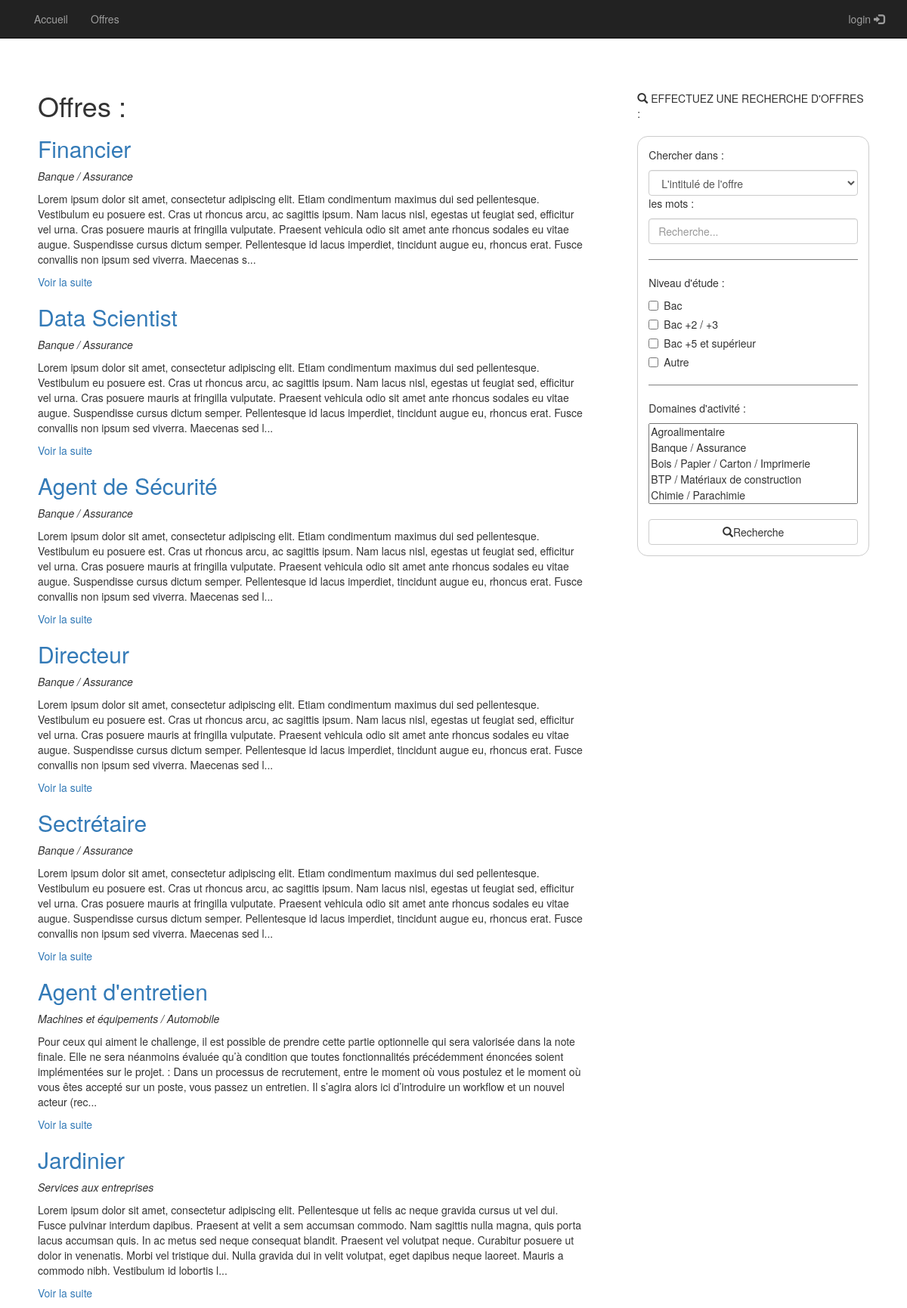
Screenshot of /index.php?p=liste_offre with the database file from the repository.
### tables this page shows
CREATE TABLE `offres` (
  `id` int(11) NOT NULL,
  `nom_offre` varchar(255) NOT NULL,
  `contenu` text,
  `entreprise` varchar(255) DEFAULT NULL,
  `categorie` varchar(255) DEFAULT NULL,
  `adresse` varchar(255) NOT NULL,
  `rh_id` int(11) NOT NULL,
  `pourvu` int(11) NOT NULL DEFAULT '0'
);

### app/Autoloader.php (called while the page is built, shortened)
<?php
class Autoloader{
    static function autoload($class){
        if(strpos($class, __NAMESPACE__ . '\\')===0){
            $class = str_replace(__NAMESPACE__ . '\\', '',$class);
            $class = str_replace('\\', '/', $class);
        }
    }
}

### app/App.php (called while the page is built, shortened)
<?php
class App{
	private static $database;
	public static function getDb(){
		if(self::$database == null ){
			self::$database = new Database(self::DB_HOST, self::DB_NAME, self::DB_USER, self::DB_PASS);
		}
		return self::$database;
	}
}

### app/Database.php (called while the page is built, shortened)
<?php
class Database{
	private $pdo;
	public function getPDO(){
		if ($this->pdo === null) {
			$pdo = new PDO('mysql:host=localhost;dbname=espace_membre;charset=utf8', 'root', '');
			$pdo->setAttribute(PDO::ATTR_ERRMODE, PDO::ERRMODE_EXCEPTION);
			$this->pdo = $pdo;
		}
		return $this->pdo;
	}
	public function query($statement, $class_name){
		$req = $this->getPDO()->query($statement);
		$datas = $req->fetchAll(PDO::FETCH_CLASS, $class_name);
		return $datas;
	}
}

### pages/liste_offre.php (the view, shortened to what this page needs)
<div class="liste_offre">
<div class= "row">
	<div class="col-xs-8" class="liste_offre_1">
		<h1 > Offres : </h1>
			<?php foreach (App\Table\Offre::getLast() as $post):
				 ?>
				<h2><a href="<?= $post->getURL() ?>"><?= $post->nom_offre; ?></a> </h2>
				<p><em><?= $post->categorie ?> </em></p>
				<p><?= $post->getExtrait(); ?></p>
			<?php endforeach; ?>
		</div>
		<div class="col-xs-4" class="list_offre_2">
			<ul>
				<div class="div-header">
					<p><span class="glyphicon glyphicon-search"></span> Effectuez une recherche d'offres :</p>
				</div>
				<form class="form" method="POST" action="">
					<p>Chercher dans :</p>
					<select class="form-control" id="emploi_choix_search">
						<option>L'intitulé de l'offre</option>
					</select>
					<p>les mots :</p>
					<input type="search" class="form-control" placeholder="Recherche..." name="zone_recherche" />
					<div class="divider"></div>
					<p>Niveau d'étude :</p>
					<div class="checkbox">
						<label><input type="checkbox" value="">Bac</label>
					</div>
					<div class="checkbox">
						<label><input type="checkbox" value="">Bac +2 / +3</label>
					</div>
					<div class="checkbox">
						<label><input type="checkbox" value="">Bac +5 et supérieur</label>
					</div>
					<div class="checkbox">
						<label><input type="checkbox" value="">Autre</label>
					</div>
					<div class="divider"></div>
					<p>Domaines d'activité :</p>
					<select class="big-select" name="secteur_activite[]" size="5" multiple="multiple">
						<option>Agroalimentaire</option>
						<option>Banque / Assurance</option>
						<option>Bois / Papier / Carton / Imprimerie</option>
						<option>BTP / Matériaux de construction</option>
						<option>Chimie / Parachimie</option>
						<option>Commerce / Négoce / Distribution</option>
					</select>
					<button type="submit"  class="btn btn-default btn-emploi-search"> <span class="glyphicon glyphicon-search"></span>Recherche </button>
				</form>
			</ul>
		</div>
	</div>
</div>

### public/index.php (shortened to what this page needs)
<?php
require '../app/Autoloader.php';
if(isset($_GET['p'])){
	$p = $_GET['p'];
 } else {
 	$p = 'home';
 }
if($p === 'home'){
	require '../pages/home.php';
} elseif ($p ==='offre'){
	require '../pages/offre.php' ;
} elseif ($p === 'candidat') {
	if($_SESSION['type']==1){
		require '../pages/candidat.php';
	} else{
		require '../pages/home.php';
	}
} elseif ($p === 'recherche' ) {
	$_GET['q'] = $q;
	require '../pages/recherche.php';
} elseif ($p === 'liste_offre') {
	require '../pages/liste_offre.php';
} elseif ($p === 'inscription') {
	if(!isset($_SESSION['id'])){
		require '../pages/inscription.php';
	} else{
		require '../pages/home.php';
	}
} elseif ($p === 'deconnexion') {
	if(isset($_SESSION['id'])){
		require '../pages/deconnexion.php';
	}else{
		require '../pages/home.php';
	}
} elseif ($p === 'messagerie') {
	if(isset($_SESSION['id'])){
		require '../pages/messagerie.php';
	} else{
		require '../pages/home.php';
	}
}
$content = ob_get_clean();
require '../pages/templates/default.php';

### app/Table/Offre.php (shortened to what this page needs)
<?php
class Offre{
	public static function getLast(){
		return App::getDb()->query("
			SELECT id, nom_offre, contenu, categorie
			FROM offres
			", __CLASS__);
	}
	public function getURL(){
		return 'index.php?p=offre&id=' . $this->id;
	}
	public function getExtrait(){
		$html =  '<p>' .  substr($this->contenu,0, 500) . '...</p>' ;
		$html .= '<p><a href="' .$this->getURL() . '">Voir la suite</a></p>';
		return $html;
	}
}

### pages/templates/default.php (shortened to what this page needs)
<html>
	<head>
			<link rel="stylesheet" href="./css/projet_emploi.css" type="text/css"/>
			<link rel="stylesheet" href="./bootstrap/css/bootstrap.min.css">
	</head>
	<body>
		<nav class="navbar navbar-inverse  navbar-fixed-top"  role="navigation">
								 <div class="container">
						<div id="navbar" class="navbar-collapse collapse">
								<ul class="nav navbar-nav">
										<li><a href= "index.php"></span> Accueil</a></li>
										<li><a href= "index.php?p=liste_offre">Offres</a></li>
								</ul>
							 <ul class="nav navbar-nav navbar-right">
							 		<?php if(!isset($_SESSION['email'])){ ?>
									 	<li><a data-toggle="modal" data-target="#loginModal">login  <span class="glyphicon glyphicon-log-in"></span></a></li>
									 <?php }
									 else{ ?>
									 	<li><a href="index.php?p=deconnexion">Deconnexion  <span class="glyphicon glyphicon-log-out"></span></a></li>
									 <?php } ?>
							</ul>
						</div>
				</div>
	 </nav>
		<div class ="starter-template" >
			<?= $content; ?>
		</div>
	</body>
</html>

### public/css/projet_emploi.css (style rules this page uses)
body, html { height: 100%; }
body { margin: 0; padding: 0; }
.form { margin: auto; padding: 1em; border: 1px solid #CCC; border-radius: 1em; }
.btn-emploi-search { margin-top : 20px; margin-bottom:20px; width:100%; }
.big-select { width:100%; max-width:100%; }
.div-header { padding-top:20px; margin-bottom:20px; }
.div-header>p { text-transform:uppercase; }
.divider { width:100%; margin-top:20px; margin-bottom:20px; border-top:solid gray 1px; }
.liste_offre { margin-top: 100px; margin-left: 50px; margin-right: 50px; }

### rows the page displays
offres: nom_offre "Financier", categorie "Banque / Assurance", contenu "Lorem ipsum dolor sit amet, consectetur adipiscing elit. Etiam condimentum maximus dui sed pellentesque. Vestibulum eu posuere est. Cras ut rhoncus arcu, ac sagittis ipsum. Nam lacus nisl, egestas ut feugiat sed, efficitur vel urna. Cras posuere mauris at fringilla vulputate. Praesent vehicula odio sit amet ante rhoncus sodales eu vitae augue. Suspendisse cursus dictum semper. Pellentesque id lacus imperdiet, tincidunt augue eu, rhoncus erat. Fusce convallis non ipsum sed viverra. Maecenas s"
offres: nom_offre "Data Scientist", categorie "Banque / Assurance", contenu "Lorem ipsum dolor sit amet, consectetur adipiscing elit. Etiam condimentum maximus dui sed pellentesque. Vestibulum eu posuere est. Cras ut rhoncus arcu, ac sagittis ipsum. Nam lacus nisl, egestas ut feugiat sed, efficitur vel urna. Cras posuere mauris at fringilla vulputate. Praesent vehicula odio sit amet ante rhoncus sodales eu vitae augue. Suspendisse cursus dictum semper. Pellentesque id lacus imperdiet, tincidunt augue eu, rhoncus erat. Fusce convallis non ipsum sed viverra. Maecenas sed l"
offres: nom_offre "Agent de Sécurité", categorie "Banque / Assurance", contenu "Lorem ipsum dolor sit amet, consectetur adipiscing elit. Etiam condimentum maximus dui sed pellentesque. Vestibulum eu posuere est. Cras ut rhoncus arcu, ac sagittis ipsum. Nam lacus nisl, egestas ut feugiat sed, efficitur vel urna. Cras posuere mauris at fringilla vulputate. Praesent vehicula odio sit amet ante rhoncus sodales eu vitae augue. Suspendisse cursus dictum semper. Pellentesque id lacus imperdiet, tincidunt augue eu, rhoncus erat. Fusce convallis non ipsum sed viverra. Maecenas sed l"
offres: nom_offre "Directeur", categorie "Banque / Assurance", contenu "Lorem ipsum dolor sit amet, consectetur adipiscing elit. Etiam condimentum maximus dui sed pellentesque. Vestibulum eu posuere est. Cras ut rhoncus arcu, ac sagittis ipsum. Nam lacus nisl, egestas ut feugiat sed, efficitur vel urna. Cras posuere mauris at fringilla vulputate. Praesent vehicula odio sit amet ante rhoncus sodales eu vitae augue. Suspendisse cursus dictum semper. Pellentesque id lacus imperdiet, tincidunt augue eu, rhoncus erat. Fusce convallis non ipsum sed viverra. Maecenas sed l"
offres: nom_offre "Sectrétaire", categorie "Banque / Assurance", contenu "Lorem ipsum dolor sit amet, consectetur adipiscing elit. Etiam condimentum maximus dui sed pellentesque. Vestibulum eu posuere est. Cras ut rhoncus arcu, ac sagittis ipsum. Nam lacus nisl, egestas ut feugiat sed, efficitur vel urna. Cras posuere mauris at fringilla vulputate. Praesent vehicula odio sit amet ante rhoncus sodales eu vitae augue. Suspendisse cursus dictum semper. Pellentesque id lacus imperdiet, tincidunt augue eu, rhoncus erat. Fusce convallis non ipsum sed viverra. Maecenas sed l"
offres: nom_offre "Agent d'entretien", categorie "Machines et équipements / Automobile", contenu "Pour ceux qui aiment le challenge, il est possible de prendre cette partie optionnelle qui sera valorisée dans la note finale. Elle ne sera néanmoins évaluée qu’à condition que toutes fonctionnalités précédemment énoncées soient implémentées sur le projet. : Dans un processus de recrutement, entre le moment où vous postulez et le moment où vous êtes accepté sur un poste, vous passez un entretien. Il s’agira alors ici d’introduire un workflow et un nouvel acteur (rec"
offres: nom_offre "Jardinier", categorie "Services aux entreprises", contenu "Lorem ipsum dolor sit amet, consectetur adipiscing elit. Pellentesque ut felis ac neque gravida cursus ut vel dui. Fusce pulvinar interdum dapibus. Praesent at velit a sem accumsan commodo. Nam sagittis nulla magna, quis porta lacus accumsan quis. In ac metus sed neque consequat blandit. Praesent vel volutpat neque. Curabitur posuere ut dolor in venenatis. Morbi vel tristique dui. Nulla gravida dui in velit volutpat, eget dapibus neque laoreet. Mauris a commodo nibh. Vestibulum id lobortis l"
